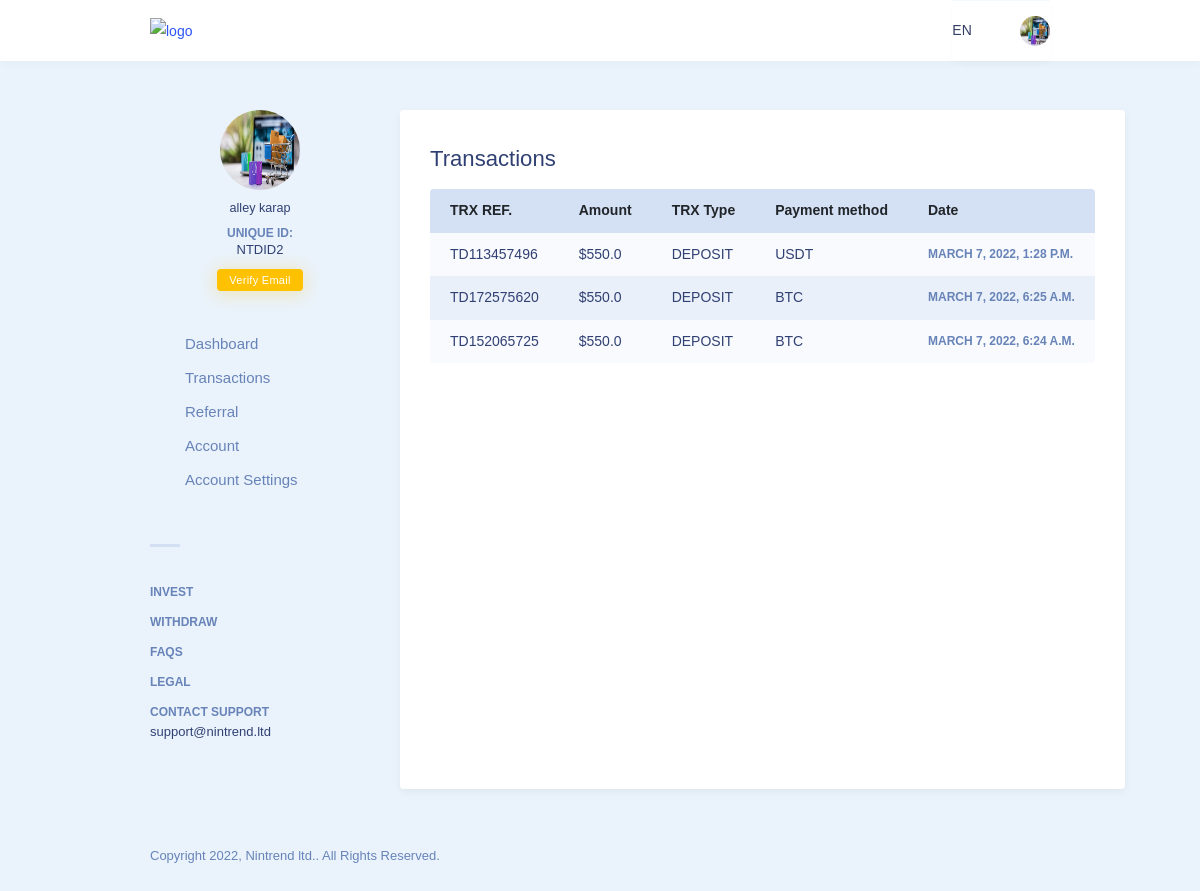
The page /transactions/ (signed in) on the database its author committed.
### Users/models.py (models this page shows, shortened)
class User(AbstractUser) :
    wallet_choices = (
        ("BTC","BTC"),
        ("ETH","ETH"),
        ("USDT","USDT"),
        ("LTC","LTC")
    )
    def get_path(instance,filename) :
        filename = "{}.{}".format(instance.name,filename.split('.')[1])
        return "users/dp/{}".format(filename)
    name = models.CharField(max_length=30)
    phone_number = models.CharField(max_length = 30,blank = False,null = False)
    picture = models.FileField(upload_to = get_path)
    referee = models.ForeignKey('self',blank = True,null=True,related_name ="referral",on_delete = models.SET_NULL)
    referral_id  = models.CharField(max_length=10,blank = True,editable = False)
    is_admin = models.BooleanField(default = False)
    country = models.ForeignKey(Country,on_delete = models.SET_NULL,null = True)
    _wallet_name = models.CharField(max_length=10,null  = True,choices = wallet_choices)
    _wallet_address = models.CharField(max_length=40,null  = True,help_text = "BEP20 address")
    email_verified = models.BooleanField(default= False)
    @property
    def unique_id(self) :
        return "NTDID{}".format(self.pk)
    @property
    def get_picture(self) :
        BASE_DIR = settings.STATIC_URL
        default_path = os.path.join(BASE_DIR,"user-dashboard/images/user-thumb-sm.png")
        if not self.picture :
            return default_path
        return self.picture.url
    def __init__(self,*args,**kwargs) :
        super(User,self).__init__(*args,**kwargs)
        self.__fields_to_watch_for_changes = ['email']
        for field in self.__fields_to_watch_for_changes :
            setattr(self,'__initial_{}'.format(field),getattr(self,field))

### wallet/models.py (models this page shows, shortened)
class Transaction(models.Model) :
    status = (('Approved','Approved'),('Declined','Declined'),('Pending','Pending'))
    t_choices = (('WITHDRAWAL','WITHDRAWAL'),('DEPOSIT','DEPOSIT'),("BONUS","BONUS"),("AIR DROP","AIR DROP"),("REFERAL EARNING","REFERAL EARNING"))
    transaction_id = models.CharField(max_length=15,editable = False)
    user  = models.ForeignKey(get_user_model(),on_delete = models.CASCADE,related_name = 'user_transaction')
    transaction_type = models.CharField(max_length=20,choices = t_choices)
    description = models.TextField()
    status = models.CharField(max_length=10,choices = status,default = 'Pending')
    date = models.DateTimeField(auto_now_add=True)
    amount = models.FloatField(null = False)
    coin = models.CharField(blank = True,null = True,max_length=10)
    class Meta() :
        ordering  = ['-date']

### Users/dashboard.py (the view)
# urls.py: path('transactions/',Transaction.as_view(),name = 'transaction'),
class Transaction(LoginRequiredMixin,ListView) :
    model = TR
    template_name= 'user-transactions.html'
    context_object_name = "transactions"
    def get_queryset(self) :
        return self.model.objects.filter(user = self.request.user)

### core/context.py (called while the page is built)
def core(request) :
    prepend = "https://" if request.is_secure() else "http://"
    host = request.get_host()
    ctx = {}
    ctx['site_name'] = "Nintrend"
    ctx['support_email'] = "support@nintrend.ltd"
    ctx['site_email'] = "support@nintrend.ltd"
    ctx['site_phone'] = "+3594858"
    ctx['site_whatsapp_no'] = "+66658656fg6"
    ctx['site_address'] = "No 23 winston road new york"
    ctx['usdt_wallet_address'] = "udusfuvusuyusfdy8gg36g687"
    ctx['eth_wallet_address'] = "6t43btr7f6t6wtf76t463tr6tfr"
    ctx['btc_wallet_address'] = "8763g4yf668r76734fg7hu7b76v"
    ctx['ltc_wallet_address'] = "gurt8768w7ter67ew7gtrtfg7tt"
    return ctx

### Users/templates/user-transactions.html (shortened to what this page needs)
{% extends 'user-dashboard-base.html' %}
{% load static %}
{% block content %}
<div class="user-content">
    <div class="user-panel">
        <h2 class="user-panel-title">Transactions</h2>
        <div class="table-responsive">
            {% if not transactions %}
            <div class="status status-empty">
                <div class="status-icon">
                    <em class="ti ti-files"></em>
                    <div class="status-icon-sm">
                        <em class="ti ti-close"></em>
                    </div>
                </div>
                <span class="status-text">You have no transactions to show, They will appear here.</span>
            </div>
            {% else %}
            <table class="table">
                <thead>
                    <tr>
                        <th>TRX REF.</th>
                        <th>Amount</th>
                        <th>TRX Type</th>
                        <th>Payment method</th>
                        <th>Date</th>
                    </tr>
                </thead>
                <tbody>
                    {% for tx in transactions %}
                    <tr>
                        <td>{{tx.transaction_id}}</td>
                        <td>${{tx.amount}}</td>
                        <td>{{tx.transaction_type}}</td>
                        <td>{{tx.coin}}</td>
                        <td><span>{{tx.date}}</span></td>
                    </tr>
                    {% endfor %}
                </tbody>
            </table>
            {% endif %}
        </div>
    </div>
</div>
{% endblock %}

### Users/templates/user-dashboard-base.html (shortened to what this page needs)
{% load static %}
<!DOCTYPE html>
<html lang="zxx" class="js">
<head>
	<link rel="stylesheet" href="{% static 'user-dashboard/css/vendor.bundle.css' %}?ver=101">
	<link rel="stylesheet" href="{% static 'user-dashboard/css/style.css' %}?ver=101">
</head>
<body class="user-dashboard">
    <div class="topbar">
        <div class="container">
            <div class="d-lg-flex align-items-center justify-content-between">
                <div class="topbar-lg d-none d-lg-block">
                    <div class="site-logo">
                        <a href="{% url 'index' %}" class="site-brand">
                            <img src="{% static 'user-dashboard/images/logo.png' %}" alt="logo" srcset="images/logo2x.png 2x">
                        </a>
                    </div>
                </div>
                <div class="topbar-action d-none d-lg-block">
                    <ul class="topbar-action-list">
                        <li class="dropdown topbar-action-item topbar-action-language">
                            <a href="#" data-toggle="dropdown"> EN <em class="ti ti-angle-down"></em> </a>
                        </li>
                        <li class="dropdown topbar-action-item topbar-action-user">
                            <a href="#" data-toggle="dropdown"> <img class="icon" src="{{user.get_picture}}" alt="thumb"> </a>
                        </li>
                    </ul>
                </div>
            </div>
        </div>
    </div>
    <div class="user-wraper">
        <div class="container">
            <div class="d-flex">
                <div class="user-sidebar">
                    <div class="user-box d-none d-lg-block">
                        <div class="user-image">
                            <img style="border-radius: 50%;height: 80px;width:80px;" src="{{user.get_picture}}" alt="thumb">
                        </div>
                        <h6 class="user-name">{{user.name}}</h6>
                        <div class="user-uid">Unique ID: <span>{{user.unique_id}}</span></div>
                        <ul class="btn-grp guttar-10px">
                            {% if not user.email_verified %}
                            <li><a href="#" class="btn btn-xs btn-warning">Verify Email</a></li>
                            {% endif %}
                        </ul>
                    </div>
                    <ul class="user-icon-nav">
                        <li><a href="{% url 'dashboard' %}"><em class="ti ti-dashboard"></em>Dashboard</a></li>
                        <li><a href="{% url 'transaction' %}"><em class="ti ti-control-shuffle"></em>Transactions</a></li>
                        <li><a href="{% url 'referral' %}"><em class="ti ti-infinite"></em>Referral</a></li>
                        <li><a href="{% url 'profile' %}"><em class="ti ti-user"></em>Account</a></li>
                        <li><a href="{% url 'setting' %}"><em class="ti ti-lock"></em>Account Settings</a></li>
                    </ul>
                    <div class="user-sidebar-sap"></div>
                    <ul class="user-nav">
                        <li><a href="{% url 'plans' %}">Invest</a></li>
                        <li><a href="{% url 'withdraw' %}">WIthdraw</a></li>
                        <li><a href="{% url 'faq' %}">Faqs</a></li>
                        <li><a href="{% url 'legal' %}">Legal</a></li>
                        <li>Contact Support<span>{{support_email}}</span></li>
                    </ul>
                </div>
                  {% block content %} {% endblock %}
            </div>
        </div>
    </div>
    <div class="footer-bar">
        <div class="container">
            <div class="row">
                <div class="col-md-7">
                    <span class="footer-copyright">Copyright 2022, <a href="#">{{site_name}} ltd.</a>.  All Rights Reserved.</span>
                </div>
            </div>
        </div>
    </div>
</body>
</html>

### rows shown on the page
User: get_picture (picture), name "alley karap", unique_id "NTDID2"
Transaction: transaction_id "TD113457496", amount "550.0", transaction_type "DEPOSIT", coin "USDT", date "MARCH 7, 2022, 1:28 P.M."
Transaction: transaction_id "TD172575620", amount "550.0", transaction_type "DEPOSIT", coin "BTC", date "MARCH 7, 2022, 6:25 A.M."
Transaction: transaction_id "TD152065725", amount "550.0", transaction_type "DEPOSIT", coin "BTC", date "MARCH 7, 2022, 6:24 A.M."

### other values the page prints
{{ support_email }} "support@nintrend.ltd"
{{ site_name }} "Nintrend"
